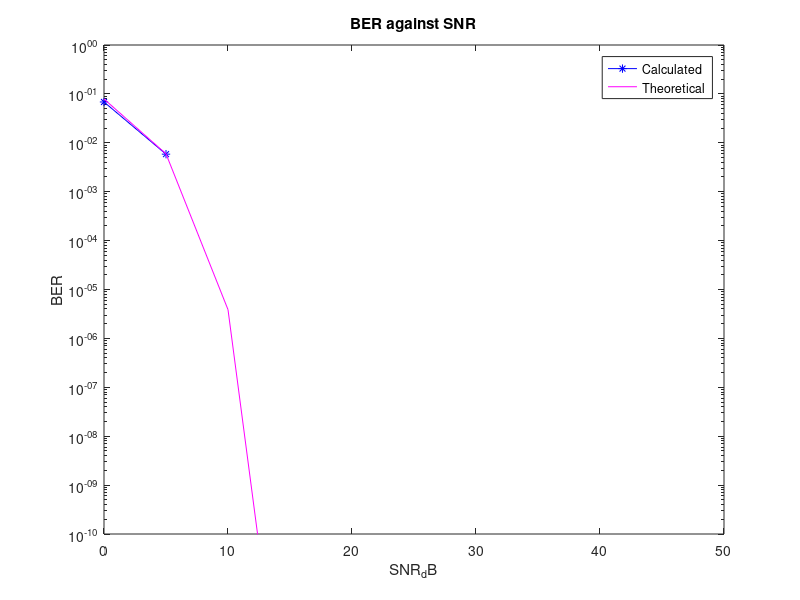
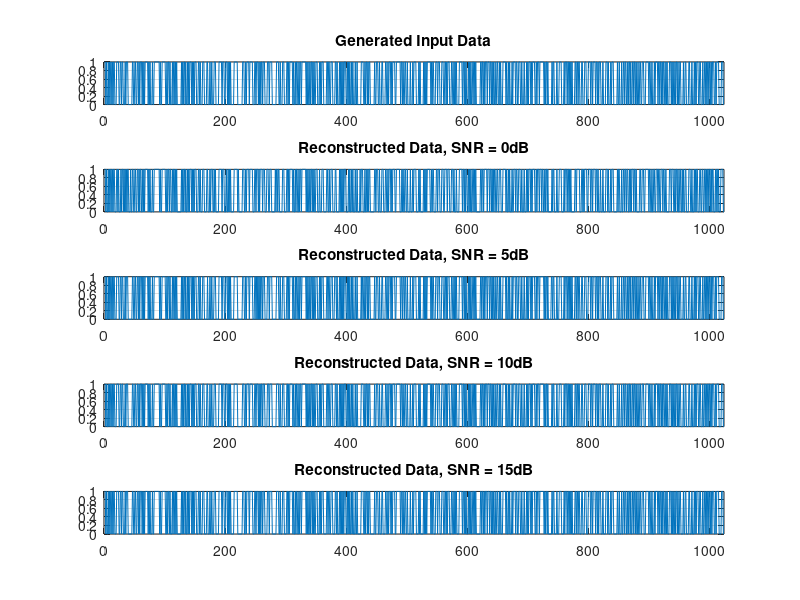
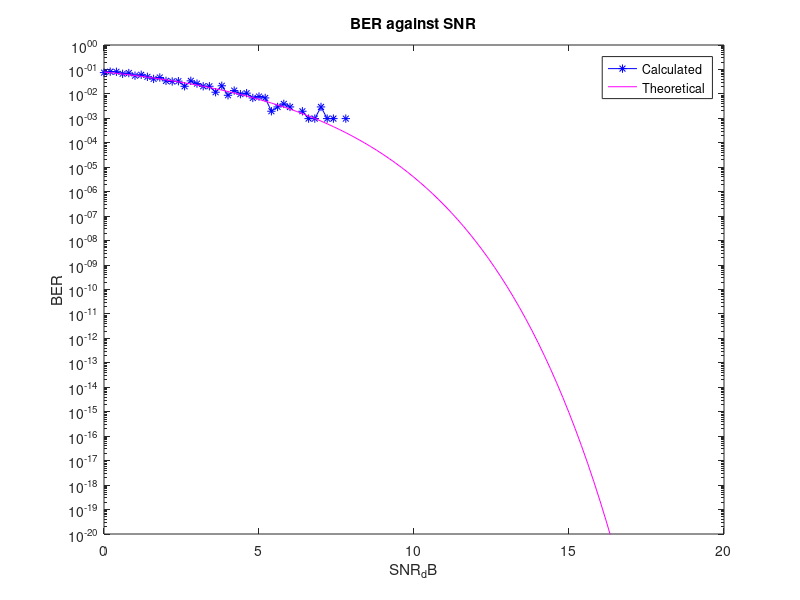
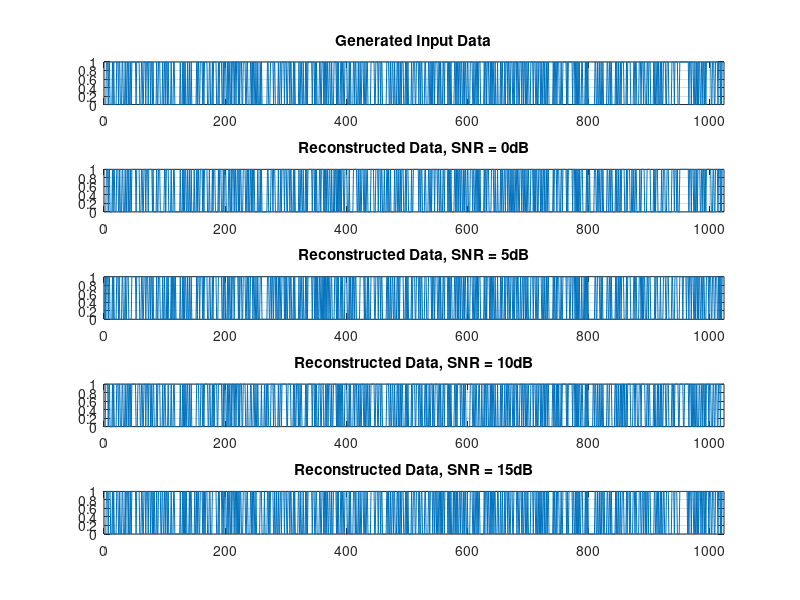

Write the MATLAB code that produced these figures, in order.
%% Phase1: Data Generation 0dB to 50dB intervals = 5dB

clear all; close all; clc;

%----Set Variables----%
% Set number of bits for transmission
bits = 1024;

% Set range of SNR_dB values, increment by 0.2 to 30
SNR_dB = 0:5:50;

% Get SNR Values from SNR_dB
% SNR(dB) = 10log(SNR)
SNR = 10.^(SNR_dB / 10);

% Create vector to store all the BER
BER = zeros(1,length(SNR));

% Create vector to store all reconstructed data
reconstructed_data = zeros(length(SNR),bits);

% Set the no of runs of error calculation
noOfRun = 1;
     
% Generate Random Input Binary Data of stated length 1024
% transpose required to convert matrix 1024 x 1 to 1 x 1024
inputBinaryData = transpose(randi([0 1], bits, 1));

% Iterate through all the SNR values
for x = 1:length(SNR)
    sumError = 0;
    for y = 1:noOfRun
        %----Transmission Section----%
        
        % Convert Input Binary Data to +1 and -1
        % If Input Binary Data = 1, 2 * (1 - 0.5) = 1
        % If input Binary Data = 0, 2 * (0 - 0.5) = -1
        inputSignalData = 2 .* (inputBinaryData - 0.5);
        
        % Get Noise Power from SNR
        % SNR = S/N, where assume S = 1
        noisePower = 1 ./ SNR(x);
        
        % Generate noise signal of stated length 1024
        % Noise signal with uniform distribution and generated variance
        generatedNoise = randn(1,bits);
        
        % Noise Signal = sqrt(NoisePower/2) * randn(1,bits)
        noiseSignal = sqrt(noisePower/2) .* generatedNoise;
        
        % Generate Transmission Signal with added Noise
        transmissionSignal = inputSignalData + noiseSignal;
        
        %----Receiver Section----%
        
        % Generate Threshold Logic
        thresholdLevel = 0;
        receivedSignal = zeros(1,bits);
        errorCount = 0;
        
        % Iterate through transmitted signal bits
        for n = 1:bits
            % if transmissionSignal bit > threshold level,
            % append 1 to received signal
            if(transmissionSignal(n) > thresholdLevel)
                receivedSignal(n) = 1;
                % if transmissionSignal bit < threshold level,
                % append 0 to received signal
            elseif(transmissionSignal(n) < thresholdLevel)
                receivedSignal(n) = 0;
            end
            
            % If received bit is not the same as the input bit,
            % increment error count
            if(receivedSignal(n) ~= inputBinaryData(n))
                errorCount = errorCount + 1;
            end
        end
        
        % Compute bit error rate
        errorCount = errorCount ./ bits;
        
        %Accumulate the error of each run
        sumError = errorCount + sumError;
    end
    % Get average error from all the runs and store
    BER(x) = sumError / noOfRun;
    reconstructed_data(x,:) =  receivedSignal;
end

BER_Predicted = 1/2.*erfc(sqrt(SNR));

figure('Name','Measured Data');
semilogy(SNR_dB, BER, 'b-*');
xlabel('SNR_dB');
ylabel('BER');
title('BER against SNR');
hold on
semilogy (SNR_dB,BER_Predicted,'m');
legend('Calculated','Theoretical');
axis([0 50 10^(-10) 1]);
hold off

figure('Name', 'Binary Data Comparison');
subplot(5,1,1);
plot(inputBinaryData);
title("Generated Input Data");
xlim([0 bits])
grid on

subplot(5,1,2);
plot(reconstructed_data(1,:));
title("Reconstructed Data, SNR = 0dB");
xlim([0 bits])
grid on

subplot(5,1,3);
plot(reconstructed_data(2,:));
title("Reconstructed Data, SNR = 5dB");
xlim([0 bits])
grid on

subplot(5,1,4);
plot(reconstructed_data(3,:));
title("Reconstructed Data, SNR = 10dB");
xlim([0 bits])
grid on

subplot(5,1,5);
plot(reconstructed_data(4,:));
title("Reconstructed Data, SNR = 15dB");
xlim([0 bits])
grid on

%% Phase1: Data Generation 0dB to 20dB intervals = 0.2dB

clear all; close all; clc;

%----Set Variables----%
% Set number of bits for transmission
bits = 1024;

% Set range of SNR_dB values, increment by 0.2 to 30
SNR_dB = 0:0.2:20;

% Get SNR Values from SNR_dB
% SNR(dB) = 10log(SNR)
SNR = 10.^(SNR_dB / 10);

% Create vector to store all the BER
BER = zeros(1,length(SNR));

% Create vector to store all reconstructed data
reconstructed_data = zeros(length(SNR),bits);

% Set the no of runs of error calculation
noOfRun = 1;
     
% Generate Random Input Binary Data of stated length 1024
% transpose required to convert matrix 1024 x 1 to 1 x 1024
inputBinaryData = transpose(randi([0 1], bits, 1));

% Iterate through all the SNR values
for x = 1:length(SNR)
    sumError = 0;
    for y = 1:noOfRun
        %----Transmission Section----%
        
        % Convert Input Binary Data to +1 and -1
        % If Input Binary Data = 1, 2 * (1 - 0.5) = 1
        % If input Binary Data = 0, 2 * (0 - 0.5) = -1
        inputSignalData = 2 .* (inputBinaryData - 0.5);
        
        % Get Noise Power from SNR
        % SNR = S/N, where assume S = 1
        noisePower = 1 ./ SNR(x);
        
        % Generate noise signal of stated length 1024
        % Noise signal with uniform distribution and generated variance
        generatedNoise = randn(1,bits);
        
        % Noise Signal = sqrt(NoisePower/2) * randn(1,bits)
        noiseSignal = sqrt(noisePower/2) .* generatedNoise;
        
        % Generate Transmission Signal with added Noise
        transmissionSignal = inputSignalData + noiseSignal;
        
        %----Receiver Section----%
        
        % Generate Threshold Logic
        thresholdLevel = 0;
        receivedSignal = zeros(1,bits);
        errorCount = 0;
        
        % Iterate through transmitted signal bits
        for n = 1:bits
            % if transmissionSignal bit > threshold level,
            % append 1 to received signal
            if(transmissionSignal(n) > thresholdLevel)
                receivedSignal(n) = 1;
                % if transmissionSignal bit < threshold level,
                % append 0 to received signal
            elseif(transmissionSignal(n) < thresholdLevel)
                receivedSignal(n) = 0;
            end
            
            % If received bit is not the same as the input bit,
            % increment error count
            if(receivedSignal(n) ~= inputBinaryData(n))
                errorCount = errorCount + 1;
            end
        end
        
        % Compute bit error rate
        errorCount = errorCount ./ bits;
        
        %Accumulate the error of each run
        sumError = errorCount + sumError;
    end
    % Get average error from all the runs and store
    BER(x) = sumError / noOfRun;
    reconstructed_data(x,:) =  receivedSignal;
end

BER_Predicted = 1/2.*erfc(sqrt(SNR));

figure('Name','Measured Data');
semilogy(SNR_dB, BER, 'b-*');
xlabel('SNR_dB');
ylabel('BER');
title('BER against SNR');
hold on
semilogy (SNR_dB,BER_Predicted,'m');
legend('Calculated','Theoretical');
axis([0 20 10^(-20) 1]);
hold off

figure('Name', 'Binary Data Comparison');
subplot(5,1,1);
plot(inputBinaryData);
title("Generated Input Data");
xlim([0 bits])
grid on

subplot(5,1,2);
plot(reconstructed_data(1,:));
title("Reconstructed Data, SNR = 0dB");
xlim([0 bits])
grid on

subplot(5,1,3);
plot(reconstructed_data(2,:));
title("Reconstructed Data, SNR = 5dB");
xlim([0 bits])
grid on

subplot(5,1,4);
plot(reconstructed_data(3,:));
title("Reconstructed Data, SNR = 10dB");
xlim([0 bits])
grid on

subplot(5,1,5);
plot(reconstructed_data(4,:));
title("Reconstructed Data, SNR = 15dB");
xlim([0 bits])
grid on
